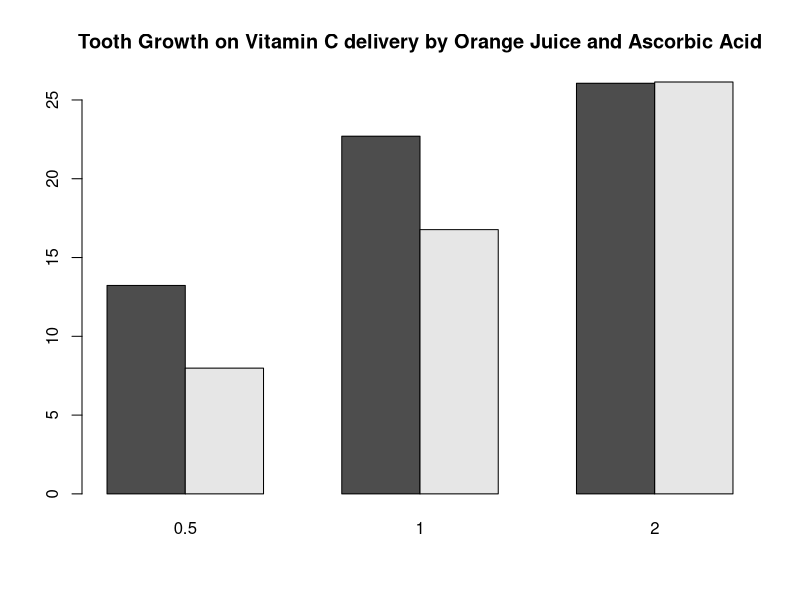

Source code (R):
## ---- chunk 1
library(dplyr)
data( ToothGrowth )
tg <- ToothGrowth
## ---- chunk 2
tg_group <- group_by( tg, supp, dose)
len_means <- summarize( tg_group, mean = mean(len))
len_means
## ---- chunk 3
len_vc <- len_means$mean[1:3]
len_oj <- len_means$mean[4:6]
m <- matrix(c(len_vc, len_oj), ncol=3, byrow=TRUE)
barplot(m, beside=TRUE, names=len_means$dose[1:3], main="Tooth Growth on Vitamin C delivery by Orange Juice and Ascorbic Acid")
## ---- chunk 4
test_length_by_dose = function( d )
{
  vc <- filter(tg_group, supp=="VC", dose==d)$len
  oj <- filter(tg_group, supp=="OJ", dose==d)$len
  t.test(oj, vc, alternative="greater")
}

test_length_by_dose( 0.5 )
test_length_by_dose( 1 )
test_length_by_dose( 2 )
